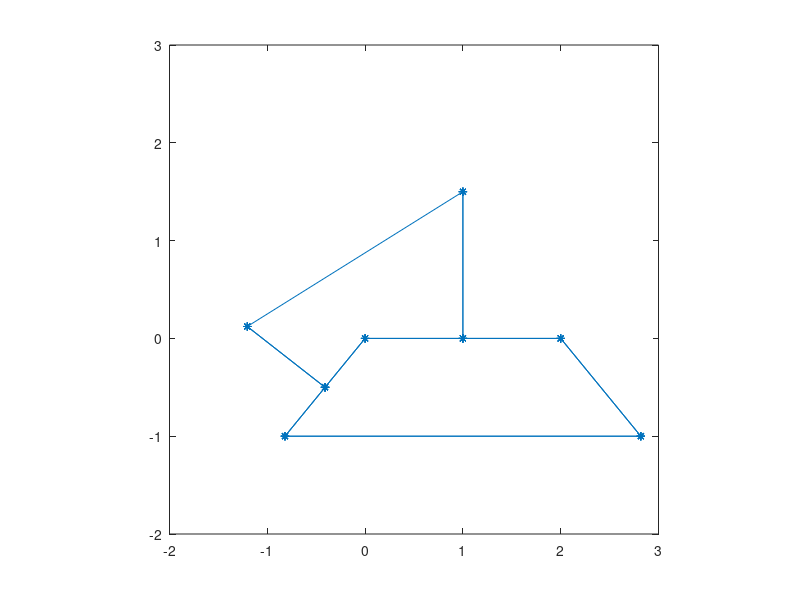

MATLAB code for this plot:
% a = 5.7;    %Max lenght of plastic
% b = 1;      %Depth of plastic
% c = 1.5;    %Height of sonar
% d = 2;      %Sonar PCB's width
% e = 50;     %Length of deadspace
% 
% format shortg
% 
% P1 = [0, b];
% P2 = [0, b+c];
% P7 = [-a/2, 0];
% P6 = [-d/2, b];
% P8 = [-P7(1), 0];
% P9 = [-P6(1), b];
% 
% angleP7P6 = (b-P7(2))/P6(1)-P7(1);
% 
% P3=[(P7(1)-P6(1))/2+P6(1), b/2];
% angleP3P4 = -1/angleP7P6;
% 
% yP4 = abs(sin(atan(angleP3P4))*c/sin(90))+P3(2);
% P4b = P3(2)-angleP3P4*P3(1);
% P4 = [(yP4-P4b)/angleP3P4, yP4];
% 
% distP4P3 = sqrt((P3(1)-P4(1))^2+(P3(2)-P4(2))^2);
% 
% distP2P4 = sqrt((P2(1)-P4(1))^2+(P2(2)-P4(2))^2);
% Deadspace = (distP2P4 + 2*e)/2
% 
% Data = [
%     P7(1) 0 P8(1) P9(1) P1(1) P2(1) P6(1) P3(1) P4(1);
%     P7(2) 0 P8(2) P9(2) P1(2) P2(2) P6(2) P3(2) P4(2)
%     ];
% Data = Data';
% 
% Connections = [
%     0 1 0 0 0 0 0 1 0; %P7
%     1 0 1 0 0 0 0 0 0; %Origo
%     0 0 1 0 0 0 0 0 0; %P8
%     0 0 1 0 0 0 1 0 0; %P9
%     0 0 0 0 0 1 1 0 0; %P1
%     0 0 0 0 0 0 0 0 1; %P2
%     0 0 0 0 0 0 0 1 0; %P6
%     0 0 0 0 0 0 0 0 1; %P3
%     0 0 0 0 0 0 0 0 0];%P4 
% 
% Points = P6;
% 
% figure(1)
% gplot(Connections, Data, '-*')
% axis square;
% axis on;
% axis([-4 4 -0.5 3]);


a = 5.7;    %Max lenght of plastic
d = 1;      %Depth of plastic
c = 1.5;    %Height of sonar
b = 2;      %Sonar PCB's width
e = 50;     %Length of deadspace
SonarAngle = 67;

format shortg

P1 = [0, 0];
P2 = [b/2, 0];
P8 = [b/2, c];
P9 = [0, 0];

distP8P7 = 2.6; %Assume distance between tip of sonars are 3.5 - adjust to see effects

angleP7P9P8 = acosd((e^2+e^2-distP8P7^2)/(2*e*e));
angleP7P8P9 = (180 - angleP7P9P8)/2;

arc1 = SonarAngle/2 + angleP7P8P9 - 90;
aP7P8 = tand(arc1);
bP7P8 = P8(2)-aP7P8*P8(1);
P7y = P8(2) - sind(atand(aP7P8))*distP8P7;
P7x = (P7y - bP7P8)/aP7P8;
P7 = [P7x, P7y];


arc2 = SonarAngle/2 + angleP7P8P9;
aP7P6 = tand(arc2);
bP7P6 = P7(2) - aP7P6 * P7(1);
P6y = P7(2) + sind(atand(aP7P6)) * c;
P6x = (P6y - bP7P6) / aP7P6;
P6 = [P6x, -1/2*d];

aP6P1 = -1/aP7P6;
vinkel = atand(aP6P1)
P5=[P6(1)*2, -d];

P3= [P2(1)*2, 0];
P4= [-P5(1)+P3(1), P5(2)];



%Dataplot
Data = [
    P1(1) P2(1) P3(1) P4(1) P5(1) P6(1) P7(1) P8(1) P9(1);
    P1(2) P2(2) P3(2) P4(2) P5(2) P6(2) P7(2) P8(2) P9(2)
    ];
Data = Data';

Connections = [
   %1 2 3 4 5 6 7 8 9
    1 1 0 0 0 1 0 0 0; %P1
    1 1 1 0 0 0 0 1 0; %P2
    0 1 1 1 0 0 0 0 0; %P3
    0 0 1 1 1 0 0 0 0; %P4
    0 0 0 1 1 1 0 0 0; %P5
    1 0 0 0 1 1 1 0 0; %P6
    0 0 0 0 0 1 1 1 0; %P7
    0 1 0 0 0 0 0 1 0; %P8
    0 0 0 0 0 0 0 0 0];%P9 

figure(2)
gplot(Connections, Data, '-*')
axis square;
%axis on;
axis equal;
axis([-2 3 -2 3]);

    